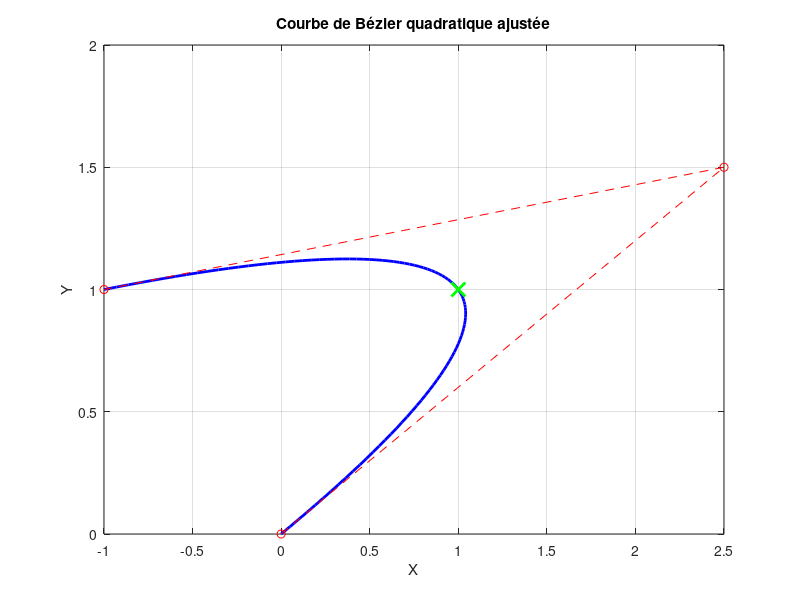

Write the MATLAB code that produced this figure.
% Définition des points de contrôle
P0 = [0, 0]; % Premier point de contrôle
P1 = [1, 1]; % Deuxième point de contrôle
P2 = [-1, 1]; % Troisième point de contrôle

% Calcul du point de contrôle ajusté pour que la courbe passe par P1
t = 0.5; % Supposons que P1 est atteint à t = 0.5 pour la simplicité
P1_adj = (P1 - (1-t)^2 * P0 - t^2 * P2) / (2*(1-t)*t);

% Nombre de points sur la courbe
n = 100;

% Initialisation des vecteurs pour les coordonnées de la courbe
Bx = zeros(1, n);
By = zeros(1, n);

% Calcul des points sur la courbe de Bézier
for i = 1:n
    t = (i-1)/(n-1);
    Bx(i) = (1-t)^2 * P0(1) + 2*(1-t)*t * P1_adj(1) + t^2 * P2(1);
    By(i) = (1-t)^2 * P0(2) + 2*(1-t)*t * P1_adj(2) + t^2 * P2(2);
end

% Tracé de la courbe
figure;
plot(Bx, By, 'b-', 'LineWidth', 2);
hold on;

% Tracé des points de contrôle et des points par lesquels la courbe passe
plot([P0(1), P1_adj(1), P2(1)], [P0(2), P1_adj(2), P2(2)], 'ro--');
plot(P1(1), P1(2), 'gx', 'MarkerSize', 10, 'LineWidth', 2);

% Configuration du graphique
title('Courbe de Bézier quadratique ajustée');
xlabel('X');
ylabel('Y');
grid on;
hold off;